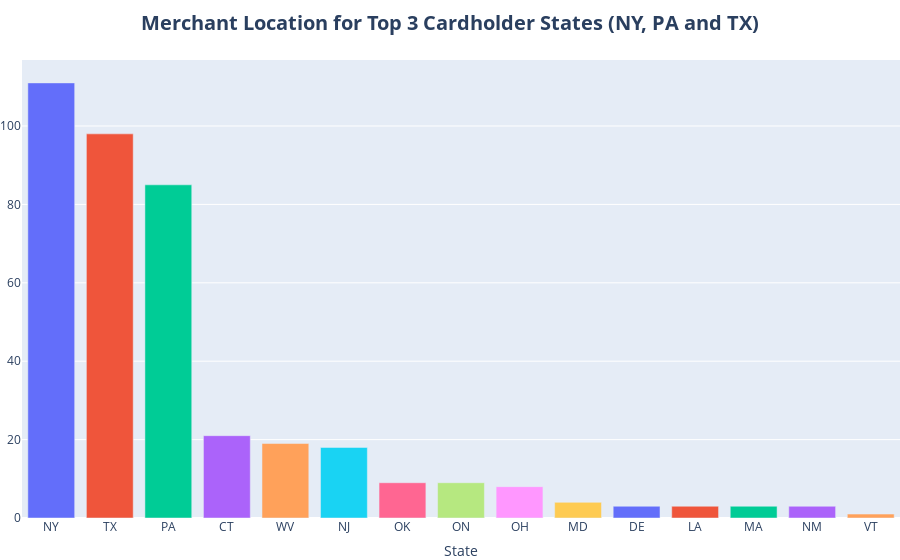

The notebook cell saved with this chart:
### Code cell
# Filter Data by the top three States and group by the merchant state
top_states = clean_fraud_merchant_df["state"].isin(top["state"])
top_states_df = clean_fraud_merchant_df[top_states][["merch_state","trans_num"]]
top_states_df = top_states_df.groupby("merch_state")["trans_num"].nunique().reset_index()
top_states_df = top_states_df.sort_values(by="trans_num", ascending=False)

# Create a bar chart with the merchant states
topfivebar = px.bar(top_states_df,
                    x="merch_state",
                    y="trans_num",
                    title= "<b>Merchant Location for Top 3 Cardholder States (NY, PA and TX)",
                    color="merch_state",
                    category_orders={"merch_state":top_states_df["merch_state"]}
)
topfivebar.update_yaxes(title=None)
topfivebar.update_xaxes(title="State")
topfivebar.update_layout(showlegend=False,
                         title_font_size=20,
                         title_x=0.5,
                         margin = dict(l=0,
                                       r=0,
                                       b=10,
                                       t=60,
                                       autoexpand=True
                        )
)

### Figure 1 — Plotly figure (JSON) as saved in the notebook; plotly's stock layout.template omitted (floating-point values rounded to 4 significant figures)
{"data": [{"alignmentgroup": "True", "hovertemplate": "merch_state=%{x}<br>trans_num=%{y}<extra></extra>", "legendgroup": "NY", "marker": {"color": "#636efa", "pattern": {"shape": ""}}, "name": "NY", "offsetgroup": "NY", "orientation": "v", "showlegend": true, "textposition": "auto", "type": "bar", "x": ["NY"], "xaxis": "x", "y": [111], "yaxis": "y"}, {"alignmentgroup": "True", "hovertemplate": "merch_state=%{x}<br>trans_num=%{y}<extra></extra>", "legendgroup": "TX", "marker": {"color": "#EF553B", "pattern": {"shape": ""}}, "name": "TX", "offsetgroup": "TX", "orientation": "v", "showlegend": true, "textposition": "auto", "type": "bar", "x": ["TX"], "xaxis": "x", "y": [98], "yaxis": "y"}, {"alignmentgroup": "True", "hovertemplate": "merch_state=%{x}<br>trans_num=%{y}<extra></extra>", "legendgroup": "PA", "marker": {"color": "#00cc96", "pattern": {"shape": ""}}, "name": "PA", "offsetgroup": "PA", "orientation": "v", "showlegend": true, "textposition": "auto", "type": "bar", "x": ["PA"], "xaxis": "x", "y": [85], "yaxis": "y"}, {"alignmentgroup": "True", "hovertemplate": "merch_state=%{x}<br>trans_num=%{y}<extra></extra>", "legendgroup": "CT", "marker": {"color": "#ab63fa", "pattern": {"shape": ""}}, "name": "CT", "offsetgroup": "CT", "orientation": "v", "showlegend": true, "textposition": "auto", "type": "bar", "x": ["CT"], "xaxis": "x", "y": [21], "yaxis": "y"}, {"alignmentgroup": "True", "hovertemplate": "merch_state=%{x}<br>trans_num=%{y}<extra></extra>", "legendgroup": "WV", "marker": {"color": "#FFA15A", "pattern": {"shape": ""}}, "name": "WV", "offsetgroup": "WV", "orientation": "v", "showlegend": true, "textposition": "auto", "type": "bar", "x": ["WV"], "xaxis": "x", "y": [19], "yaxis": "y"}, {"alignmentgroup": "True", "hovertemplate": "merch_state=%{x}<br>trans_num=%{y}<extra></extra>", "legendgroup": "NJ", "marker": {"color": "#19d3f3", "pattern": {"shape": ""}}, "name": "NJ", "offsetgroup": "NJ", "orientation": "v", "showlegend": true, "textposition": "auto", "type": "bar", "x": ["NJ"], "xaxis": "x", "y": [18], "yaxis": "y"}, {"alignmentgroup": "True", "hovertemplate": "merch_state=%{x}<br>trans_num=%{y}<extra></extra>", "legendgroup": "OK", "marker": {"color": "#FF6692", "pattern": {"shape": ""}}, "name": "OK", "offsetgroup": "OK", "orientation": "v", "showlegend": true, "textposition": "auto", "type": "bar", "x": ["OK"], "xaxis": "x", "y": [9], "yaxis": "y"}, {"alignmentgroup": "True", "hovertemplate": "merch_state=%{x}<br>trans_num=%{y}<extra></extra>", "legendgroup": "ON", "marker": {"color": "#B6E880", "pattern": {"shape": ""}}, "name": "ON", "offsetgroup": "ON", "orientation": "v", "showlegend": true, "textposition": "auto", "type": "bar", "x": ["ON"], "xaxis": "x", "y": [9], "yaxis": "y"}, {"alignmentgroup": "True", "hovertemplate": "merch_state=%{x}<br>trans_num=%{y}<extra></extra>", "legendgroup": "OH", "marker": {"color": "#FF97FF", "pattern": {"shape": ""}}, "name": "OH", "offsetgroup": "OH", "orientation": "v", "showlegend": true, "textposition": "auto", "type": "bar", "x": ["OH"], "xaxis": "x", "y": [8], "yaxis": "y"}, {"alignmentgroup": "True", "hovertemplate": "merch_state=%{x}<br>trans_num=%{y}<extra></extra>", "legendgroup": "MD", "marker": {"color": "#FECB52", "pattern": {"shape": ""}}, "name": "MD", "offsetgroup": "MD", "orientation": "v", "showlegend": true, "textposition": "auto", "type": "bar", "x": ["MD"], "xaxis": "x", "y": [4], "yaxis": "y"}, {"alignmentgroup": "True", "hovertemplate": "merch_state=%{x}<br>trans_num=%{y}<extra></extra>", "legendgroup": "DE", "marker": {"color": "#636efa", "pattern": {"shape": ""}}, "name": "DE", "offsetgroup": "DE", "orientation": "v", "showlegend": true, "textposition": "auto", "type": "bar", "x": ["DE"], "xaxis": "x", "y": [3], "yaxis": "y"}, {"alignmentgroup": "True", "hovertemplate": "merch_state=%{x}<br>trans_num=%{y}<extra></extra>", "legendgroup": "LA", "marker": {"color": "#EF553B", "pattern": {"shape": ""}}, "name": "LA", "offsetgroup": "LA", "orientation": "v", "showlegend": true, "textposition": "auto", "type": "bar", "x": ["LA"], "xaxis": "x", "y": [3], "yaxis": "y"}, {"alignmentgroup": "True", "hovertemplate": "merch_state=%{x}<br>trans_num=%{y}<extra></extra>", "legendgroup": "MA", "marker": {"color": "#00cc96", "pattern": {"shape": ""}}, "name": "MA", "offsetgroup": "MA", "orientation": "v", "showlegend": true, "textposition": "auto", "type": "bar", "x": ["MA"], "xaxis": "x", "y": [3], "yaxis": "y"}, {"alignmentgroup": "True", "hovertemplate": "merch_state=%{x}<br>trans_num=%{y}<extra></extra>", "legendgroup": "NM", "marker": {"color": "#ab63fa", "pattern": {"shape": ""}}, "name": "NM", "offsetgroup": "NM", "orientation": "v", "showlegend": true, "textposition": "auto", "type": "bar", "x": ["NM"], "xaxis": "x", "y": [3], "yaxis": "y"}, {"alignmentgroup": "True", "hovertemplate": "merch_state=%{x}<br>trans_num=%{y}<extra></extra>", "legendgroup": "VT", "marker": {"color": "#FFA15A", "pattern": {"shape": ""}}, "name": "VT", "offsetgroup": "VT", "orientation": "v", "showlegend": true, "textposition": "auto", "type": "bar", "x": ["VT"], "xaxis": "x", "y": [1], "yaxis": "y"}], "layout": {"barmode": "relative", "legend": {"title": {"text": "merch_state"}, "tracegroupgap": 0}, "margin": {"autoexpand": true, "b": 10, "l": 0, "r": 0, "t": 60}, "showlegend": false, "title": {"font": {"size": 20}, "text": "<b>Merchant Location for Top 3 Cardholder States (NY, PA and TX)", "x": 0.5}, "xaxis": {"anchor": "y", "categoryarray": ["NY", "TX", "PA", "CT", "WV", "NJ", "OK", "ON", "OH", "MD", "DE", "LA", "MA", "NM", "VT"], "categoryorder": "array", "domain": [0, 1], "title": {"text": "State"}}, "yaxis": {"anchor": "x", "domain": [0, 1], "title": {}}}}
